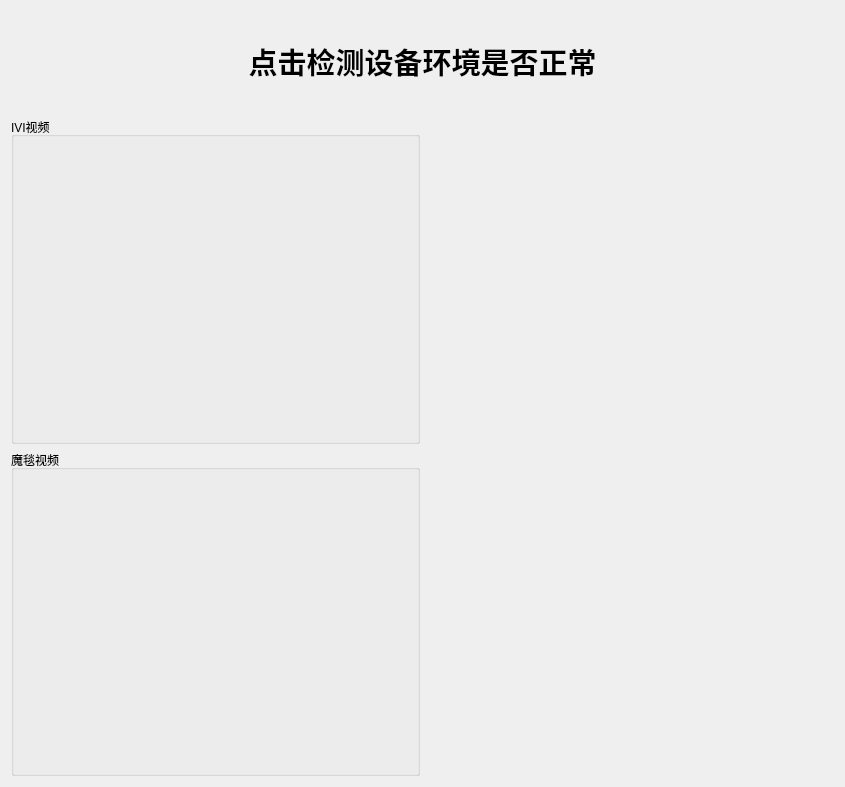
<?xml version="1.0" encoding="UTF-8"?>
<ui version="4.0">
 <class>WidgetModel3</class>
 <widget class="QWidget" name="WidgetModel3">
  <property name="geometry">
   <rect>
    <x>0</x>
    <y>0</y>
    <width>845</width>
    <height>787</height>
   </rect>
  </property>
  <property name="windowTitle">
   <string>Form</string>
  </property>
  <layout class="QGridLayout" name="gridLayout">
   <item row="0" column="0" colspan="2">
    <widget class="XyResultLabel" name="labelTips">
     <property name="minimumSize">
      <size>
       <width>0</width>
       <height>100</height>
      </size>
     </property>
     <property name="maximumSize">
      <size>
       <width>16777215</width>
       <height>100</height>
      </size>
     </property>
     <property name="font">
      <font>
       <pointsize>22</pointsize>
       <bold>true</bold>
      </font>
     </property>
     <property name="text">
      <string>点击检测设备环境是否正常</string>
     </property>
     <property name="alignment">
      <set>Qt::AlignCenter</set>
     </property>
    </widget>
   </item>
   <item row="1" column="0">
    <widget class="QGroupBox" name="groupBox">
     <property name="maximumSize">
      <size>
       <width>600</width>
       <height>16777215</height>
      </size>
     </property>
     <property name="title">
      <string>IVI视频</string>
     </property>
     <layout class="QHBoxLayout" name="horizontalLayout">
      <item>
       <widget class="VideoWidget" name="widgetVideo1" native="true"/>
      </item>
     </layout>
    </widget>
   </item>
   <item row="2" column="0">
    <widget class="QGroupBox" name="groupBox_2">
     <property name="maximumSize">
      <size>
       <width>600</width>
       <height>16777215</height>
      </size>
     </property>
     <property name="title">
      <string>魔毯视频</string>
     </property>
     <layout class="QHBoxLayout" name="horizontalLayout_2">
      <item>
       <widget class="VideoWidget" name="widgetVideo2" native="true"/>
      </item>
     </layout>
    </widget>
   </item>
   <item row="1" column="1" rowspan="2">
    <widget class="XyProcessLog" name="tableWidget" native="true"/>
   </item>
  </layout>
 </widget>
 <customwidgets>
  <customwidget>
   <class>VideoWidget</class>
   <extends>QWidget</extends>
   <header>videowidget.h</header>
   <container>1</container>
  </customwidget>
  <customwidget>
   <class>XyResultLabel</class>
   <extends>QLabel</extends>
   <header>XyResultLabel.h</header>
   <container>1</container>
  </customwidget>
  <customwidget>
   <class>XyProcessLog</class>
   <extends>QWidget</extends>
   <header location="global">XyProcessLog.h</header>
   <container>1</container>
  </customwidget>
 </customwidgets>
 <resources/>
 <connections/>
</ui>
